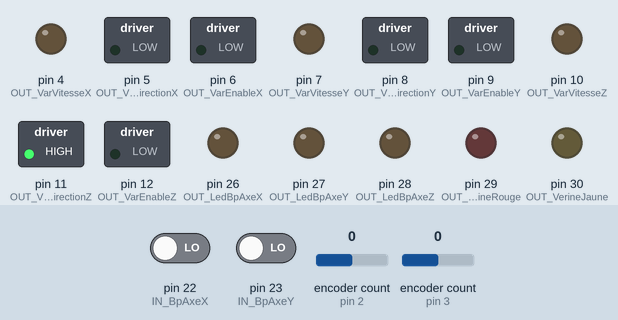
This sketch was run on a simulated Arduino Mega 2560, built with avr-gcc and run on an emulated ATmega2560. On the bench: switched loads named in the sketch (green lamp = pin HIGH), output pins drawn as LEDs (lit = HIGH). The inputs (shaded band) are chosen by the test bench; at power-on: encoder count (sensors on pin 2, pin 3) 0, pin 22 (IN_BpAxeX) LOW, pin 23 (IN_BpAxeY) LOW. What the sketch prints to the serial monitor is not drawn.

Above: at 1.2 s.
1.3 s: encoder count (sensor on pin 2) set to 1
At 2.1 s:
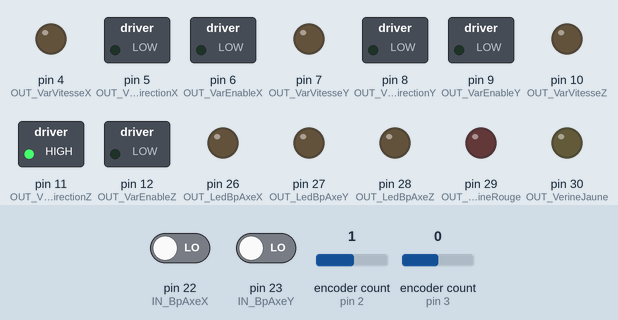
2.9 s: encoder count (sensor on pin 3) set to 4
4.4 s: encoder count (sensor on pin 2) set to 0
At 5.8 s:
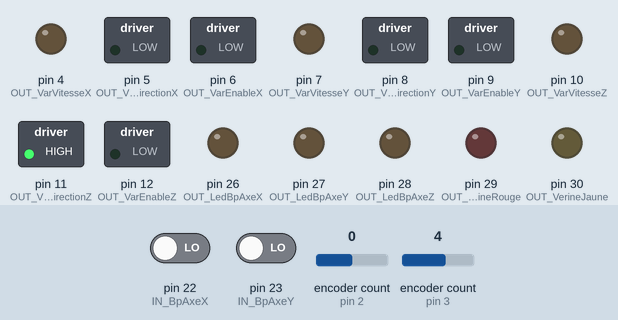
Timing chart, 0 to 7.4 s (numbered marks = the images above; inputs shaded):
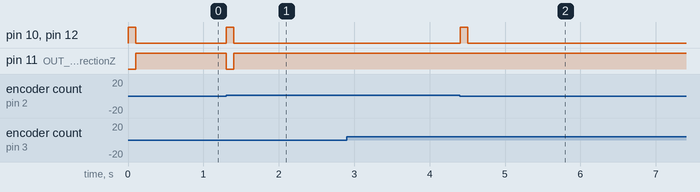

Measured:
- after the input at 1.3 s, pin 10 (OUT_VarVitesseZ), pin 12 (OUT_VarEnableZ): LOW → HIGH at once, → LOW 0.10 s later; pin 11 (OUT_VarDirectionZ): HIGH → LOW at once, → HIGH 0.10 s later
- after the input at 4.4 s, pin 10 (OUT_VarVitesseZ), pin 12 (OUT_VarEnableZ): LOW → HIGH at once, → LOW 0.10 s later

The sketch:

308_V1.ino
```cpp
// Projet commande base 308
// Willemin-Macodel
// Juin 2022 / Lenny Lab

#include <Encoder.h>


 // pin nr. 0 Reservé Serial Monitor
 // pin nr. 1 Reservé Serial Monitor
const int IN_manivelleChA = 2;   // pin nr. 2 / PWM / Interrupt / Nom Câble :  / Couleur Fil sur Arduino :  / Couleur Fil Suivant :  / Couleur Fil Destination : manivelleChA
const int IN_axeZChA = 3;   // pin nr. 3 / PWM / Interrupt / Nom Câble :  / Couleur Fil sur Arduino :  / Couleur Fil Suivant :  / Couleur Fil Destination : axeZChA
const int OUT_VarVitesseX = 4;   // pin nr. 4 / PWM / Nom Câble :  / Couleur Fil sur Arduino :  / Couleur Fil Suivant :  / Couleur Fil Destination : VarVitesseX
const int OUT_VarDirectionX = 5;   // pin nr. 5 / PWM / Nom Câble :  / Couleur Fil sur Arduino :  / Couleur Fil Suivant :  / Couleur Fil Destination : VarDirectionX
const int OUT_VarEnableX = 6;   // pin nr. 6 / PWM / Nom Câble :  / Couleur Fil sur Arduino :  / Couleur Fil Suivant :  / Couleur Fil Destination : VarEnableX
const int OUT_VarVitesseY = 7;   // pin nr. 7 / PWM / Nom Câble :  / Couleur Fil sur Arduino :  / Couleur Fil Suivant :  / Couleur Fil Destination : VarVitesseY
const int OUT_VarDirectionY = 8;   // pin nr. 8 / PWM / Nom Câble :  / Couleur Fil sur Arduino :  / Couleur Fil Suivant :  / Couleur Fil Destination : VarDirectionY
const int OUT_VarEnableY = 9;   // pin nr. 9 / PWM / Nom Câble :  / Couleur Fil sur Arduino :  / Couleur Fil Suivant :  / Couleur Fil Destination : VarEnableY
const int OUT_VarVitesseZ = 10;   // pin nr. 10 / PWM / Nom Câble :  / Couleur Fil sur Arduino :  / Couleur Fil Suivant :  / Couleur Fil Destination : VarVitesseZ
const int OUT_VarDirectionZ = 11;   // pin nr. 11 / PWM / Nom Câble :  / Couleur Fil sur Arduino :  / Couleur Fil Suivant :  / Couleur Fil Destination : VarDirectionZ
const int OUT_VarEnableZ = 12;   // pin nr. 12 / PWM / Nom Câble :  / Couleur Fil sur Arduino :  / Couleur Fil Suivant :  / Couleur Fil Destination : VarEnableZ
const int IN_manivelleChB = 13;   // pin nr. 13 / PWM (LED) / Nom Câble :  / Couleur Fil sur Arduino :  / Couleur Fil Suivant :  / Couleur Fil Destination : manivelleChB
  // pin nr. 14  FREE
const int IN_axeXChB = 15;   // pin nr. 15 / RX / Nom Câble :  / Couleur Fil sur Arduino :  / Couleur Fil Suivant :  / Couleur Fil Destination : axeXChB
const int IN_axeYChB = 16;   // pin nr. 16 / TX / Nom Câble :  / Couleur Fil sur Arduino :  / Couleur Fil Suivant :  / Couleur Fil Destination : axeYChB
const int IN_axeZChB = 17;   // pin nr. 17 / RX / Nom Câble :  / Couleur Fil sur Arduino :  / Couleur Fil Suivant :  / Couleur Fil Destination : axeZChB
const int IN_axeXChA = 18;   // pin nr. 18 / TX / Interrupt / Nom Câble :  / Couleur Fil sur Arduino :  / Couleur Fil Suivant :  / Couleur Fil Destination : axeXChA
const int IN_axeYChA = 19;   // pin nr. 19 / RX / Interrupt / Nom Câble :  / Couleur Fil sur Arduino :  / Couleur Fil Suivant :  / Couleur Fil Destination : axeYChA
  // pin nr. 20  FREE
  // pin nr. 21  FREE
const int IN_BpAxeX = 22;   // pin nr. 22 /  / Nom Câble :  / Couleur Fil sur Arduino :  / Couleur Fil Suivant :  / Couleur Fil Destination : BpAxeX
const int IN_BpAxeY = 23;   // pin nr. 23 /  / Nom Câble :  / Couleur Fil sur Arduino :  / Couleur Fil Suivant :  / Couleur Fil Destination : BpAxeY
const int IN_BpAxeZ = 24;   // pin nr. 24 /  / Nom Câble :  / Couleur Fil sur Arduino :  / Couleur Fil Suivant :  / Couleur Fil Destination : BpAxeZ
const int IN_BpMulti = 25;   // pin nr. 25 /  / Nom Câble :  / Couleur Fil sur Arduino :  / Couleur Fil Suivant :  / Couleur Fil Destination : BpMulti
const int OUT_LedBpAxeX = 26;   // pin nr. 26 /  / Nom Câble :  / Couleur Fil sur Arduino :  / Couleur Fil Suivant :  / Couleur Fil Destination : LedBpAxeX
const int OUT_LedBpAxeY = 27;   // pin nr. 27 /  / Nom Câble :  / Couleur Fil sur Arduino :  / Couleur Fil Suivant :  / Couleur Fil Destination : LedBpAxeY
const int OUT_LedBpAxeZ = 28;   // pin nr. 28 /  / Nom Câble :  / Couleur Fil sur Arduino :  / Couleur Fil Suivant :  / Couleur Fil Destination : LedBpAxeZ
const int OUT_VerineRouge = 29;   // pin nr. 29 /  / Nom Câble :  / Couleur Fil sur Arduino :  / Couleur Fil Suivant :  / Couleur Fil Destination : VerineRouge
const int OUT_VerineJaune = 30;   // pin nr. 30 /  / Nom Câble :  / Couleur Fil sur Arduino :  / Couleur Fil Suivant :  / Couleur Fil Destination : VerineJaune
const int OUT_VerineVerte = 31;   // pin nr. 31 /  / Nom Câble :  / Couleur Fil sur Arduino :  / Couleur Fil Suivant :  / Couleur Fil Destination : VerineVerte
const int OUT_LCD_RS_4 = 32;   // pin nr. 32 /  / Nom Câble :  / Couleur Fil sur Arduino :  / Couleur Fil Suivant :  / Couleur Fil Destination : LCD_RS_4
const int OUT_LCD_E_6 = 33;   // pin nr. 33 /  / Nom Câble :  / Couleur Fil sur Arduino :  / Couleur Fil Suivant :  / Couleur Fil Destination : LCD_E_6
const int OUT_LCD_DB4_11 = 34;   // pin nr. 34 /  / Nom Câble :  / Couleur Fil sur Arduino :  / Couleur Fil Suivant :  / Couleur Fil Destination : LCD_DB4_11
const int OUT_LCD_DB5_12 = 35;   // pin nr. 35 /  / Nom Câble :  / Couleur Fil sur Arduino :  / Couleur Fil Suivant :  / Couleur Fil Destination : LCD_DB5_12
const int OUT_LCD_DB6_13 = 36;   // pin nr. 36 /  / Nom Câble :  / Couleur Fil sur Arduino :  / Couleur Fil Suivant :  / Couleur Fil Destination : LCD_DB6_13
const int OUT_LCD_DB7_14 = 37;   // pin nr. 37 /  / Nom Câble :  / Couleur Fil sur Arduino :  / Couleur Fil Suivant :  / Couleur Fil Destination : LCD_DB7_14
const int IN_FinCourseHaut = 38;   // pin nr. 38 /  / Nom Câble :  / Couleur Fil sur Arduino :  / Couleur Fil Suivant :  / Couleur Fil Destination : FinCourseHaut
const int IN_FinCourseBas = 39;   // pin nr. 39 /  / Nom Câble :  / Couleur Fil sur Arduino :  / Couleur Fil Suivant :  / Couleur Fil Destination : FinCourseBas
const int IN_FinCourseDroite = 40;   // pin nr. 40 /  / Nom Câble :  / Couleur Fil sur Arduino :  / Couleur Fil Suivant :  / Couleur Fil Destination : FinCourseDroite
const int IN_FinCourseGauche = 41;   // pin nr. 41 /  / Nom Câble :  / Couleur Fil sur Arduino :  / Couleur Fil Suivant :  / Couleur Fil Destination : FinCourseGauche
const int IN_FinCourseAvant = 42;   // pin nr. 42 /  / Nom Câble :  / Couleur Fil sur Arduino :  / Couleur Fil Suivant :  / Couleur Fil Destination : FinCourseAvant
const int IN_FinCourseArriere = 43;   // pin nr. 43 /  / Nom Câble :  / Couleur Fil sur Arduino :  / Couleur Fil Suivant :  / Couleur Fil Destination : FinCourseArriere
  // pin nr. 44  FREE
  // pin nr. 45  FREE
  // pin nr. 46  FREE
  // pin nr. 47  FREE
  // pin nr. 48  FREE
  // pin nr. 49  FREE
  // pin nr. 50  FREE
  // pin nr. 51  FREE
  // pin nr. 52  FREE
  // pin nr. 53  FREE
  // pin nr. A0  FREE
  // pin nr. A1  FREE
  // pin nr. A2  FREE
  // pin nr. A3  FREE
  // pin nr. A4  FREE
  // pin nr. A5  FREE
  // pin nr. A6  FREE
  // pin nr. A7  FREE

struct BP{ //Structure pour sub shortLong()
  bool BP = false;
  bool shortPress = false; //flanc montant, impulsion courte sur le BP
  bool longPress = false; //flanc montant, appuis long sur le BP
  long buttonTimer = 0L;
  bool buttonActive = false;
  bool longPressActive = false;
  bool outputState = false;
};
BP BPStart, BPSelect; //declaration des variables pour chaque boutons

// réglage des librairies
Encoder manivelle(IN_manivelleChA, IN_manivelleChB);
Encoder codeurZ(IN_axeZChA, IN_axeZChB);

// Options du programme
const boolean debug = false; // on-off mode debug
const boolean graphic = true; // on-off mode graphic

boolean tempoDebug = false;
boolean tempoGraphic = false;

// Axe X
static float valmmCodeurX;
const float factConvCodeurX = 0.23;
// Axe Y
static float valmmCodeurY;
const float factConvCodeurY = 0.23;
// Axe Z
static float valmmCodeurZ;
const float factConvCodeurZ = 0.1;
static int vitMoteur;
// Manivelle
static float valmmManivelle;


// **************************************************************************************************
// ************************ SETUP *******************************************************************
// **************************************************************************************************

void setup() {

Serial.begin(115200);
if(tempoDebug)Serial.println("Serial.begin(115200);"); //S'affiche une fois, au démarage.

pinMode (IN_manivelleChA, INPUT_PULLUP); //pin nr. 2 / PWM / Interrupt / Câble : Codeur IHM CHA / Couleur Nappe :  / Couleur Câble :  / Couleur Destination : IN_manivelleChA
pinMode (IN_axeZChA, INPUT_PULLUP); //pin nr. 3 / PWM / Interrupt / Câble : Codeur axeZ CHA / Couleur Nappe :  / Couleur Câble :  / Couleur Destination : IN_axeZChA
pinMode (OUT_VarVitesseX, OUTPUT); //pin nr. 4 / PWM / Câble : PWM vers variateur Optidrive X / Couleur Nappe :  / Couleur Câble :  / Couleur Destination : OUT_VarVitesseX
pinMode (OUT_VarDirectionX, OUTPUT); //pin nr. 5 / PWM / Câble : vers variateur Optidrive X / Couleur Nappe :  / Couleur Câble :  / Couleur Destination : OUT_VarDirectionX
pinMode (OUT_VarEnableX, OUTPUT); //pin nr. 6 / PWM / Câble : vers variateur Optidrive X / Couleur Nappe :  / Couleur Câble :  / Couleur Destination : OUT_VarEnableX
pinMode (OUT_VarVitesseY, OUTPUT); //pin nr. 7 / PWM / Câble : PWM vers variateur Optidrive Y / Couleur Nappe :  / Couleur Câble :  / Couleur Destination : OUT_VarVitesseY
pinMode (OUT_VarDirectionY, OUTPUT); //pin nr. 8 / PWM / Câble : vers variateur Optidrive Y / Couleur Nappe :  / Couleur Câble :  / Couleur Destination : OUT_VarDirectionY
pinMode (OUT_VarEnableY, OUTPUT); //pin nr. 9 / PWM / Câble : vers variateur Optidrive Y / Couleur Nappe :  / Couleur Câble :  / Couleur Destination : OUT_VarEnableY
pinMode (OUT_VarVitesseZ, OUTPUT); //pin nr. 10 / PWM / Câble : PWM vers variateur Optidrive Z / Couleur Nappe :  / Couleur Câble :  / Couleur Destination : OUT_VarVitesseZ
pinMode (OUT_VarDirectionZ, OUTPUT); //pin nr. 11 / PWM / Câble : vers variateur Optidrive Z / Couleur Nappe :  / Couleur Câble :  / Couleur Destination : OUT_VarDirectionZ
pinMode (OUT_VarEnableZ, OUTPUT); //pin nr. 12 / PWM / Câble : vers variateur Optidrive Z / Couleur Nappe :  / Couleur Câble :  / Couleur Destination : OUT_VarEnableZ
pinMode (IN_manivelleChB, INPUT_PULLUP); //pin nr. 13 / PWM (LED) / Câble : Codeur IHM CHB / Couleur Nappe :  / Couleur Câble :  / Couleur Destination : IN_manivelleChB
pinMode (IN_axeXChB, INPUT_PULLUP); //pin nr. 15 / RX / Câble : Codeur axeX CHB / Couleur Nappe :  / Couleur Câble :  / Couleur Destination : IN_axeXChB
pinMode (IN_axeYChB, INPUT_PULLUP); //pin nr. 16 / TX / Câble : Codeur axeY CHB / Couleur Nappe :  / Couleur Câble :  / Couleur Destination : IN_axeYChB
pinMode (IN_axeZChB, INPUT_PULLUP); //pin nr. 17 / RX / Câble : Codeur axeZ CHB / Couleur Nappe :  / Couleur Câble :  / Couleur Destination : IN_axeZChB
pinMode (IN_axeXChA, INPUT_PULLUP); //pin nr. 18 / TX / Interrupt / Câble : Codeur axeX CHA / Couleur Nappe :  / Couleur Câble :  / Couleur Destination : IN_axeXChA
pinMode (IN_axeYChA, INPUT_PULLUP); //pin nr. 19 / RX / Interrupt / Câble : Codeur axeY CHA / Couleur Nappe :  / Couleur Câble :  / Couleur Destination : IN_axeYChA
pinMode (IN_BpAxeX, INPUT); //pin nr. 22 /  / Câble : Mode manuel bouton sélection Axe X / Couleur Nappe :  / Couleur Câble :  / Couleur Destination : IN_BpAxeX
pinMode (IN_BpAxeY, INPUT); //pin nr. 23 /  / Câble : Mode manuel bouton sélection Axe Y / Couleur Nappe :  / Couleur Câble :  / Couleur Destination : IN_BpAxeY
pinMode (IN_BpAxeZ, INPUT); //pin nr. 24 /  / Câble : Mode manuel bouton sélection Axe Z / Couleur Nappe :  / Couleur Câble :  / Couleur Destination : IN_BpAxeZ
pinMode (IN_BpMulti, INPUT); //pin nr. 25 /  / Câble : Bouton multifonctions / Couleur Nappe :  / Couleur Câble :  / Couleur Destination : IN_BpMulti
pinMode (OUT_LedBpAxeX, OUTPUT); //pin nr. 26 /  / Câble : Led indiquant que Axe X est sélectionné / Couleur Nappe :  / Couleur Câble :  / Couleur Destination : OUT_LedBpAxeX
pinMode (OUT_LedBpAxeY, OUTPUT); //pin nr. 27 /  / Câble : Led indiquant que Axe Y est sélectionné / Couleur Nappe :  / Couleur Câble :  / Couleur Destination : OUT_LedBpAxeY
pinMode (OUT_LedBpAxeZ, OUTPUT); //pin nr. 28 /  / Câble : Led indiquant que Axe Z est sélectionné / Couleur Nappe :  / Couleur Câble :  / Couleur Destination : OUT_LedBpAxeZ
pinMode (OUT_VerineRouge, OUTPUT); //pin nr. 29 /  / Câble : Verine 701  sur L293D / Couleur Nappe :  / Couleur Câble :  / Couleur Destination : OUT_VerineRouge
pinMode (OUT_VerineJaune, OUTPUT); //pin nr. 30 /  / Câble : Verine 701  sur L293D / Couleur Nappe :  / Couleur Câble :  / Couleur Destination : OUT_VerineJaune
pinMode (OUT_VerineVerte, OUTPUT); //pin nr. 31 /  / Câble : Verine 701  sur L293D / Couleur Nappe :  / Couleur Câble :  / Couleur Destination : OUT_VerineVerte
pinMode (OUT_LCD_RS_4, OUTPUT); //pin nr. 32 /  / Câble : LCd 20x2 / Couleur Nappe :  / Couleur Câble :  / Couleur Destination : OUT_LCD_RS_4
pinMode (OUT_LCD_E_6, OUTPUT); //pin nr. 33 /  / Câble : LCd 20x2 / Couleur Nappe :  / Couleur Câble :  / Couleur Destination : OUT_LCD_E_6
pinMode (OUT_LCD_DB4_11, OUTPUT); //pin nr. 34 /  / Câble : LCd 20x2 / Couleur Nappe :  / Couleur Câble :  / Couleur Destination : OUT_LCD_DB4_11
pinMode (OUT_LCD_DB5_12, OUTPUT); //pin nr. 35 /  / Câble : LCd 20x2 / Couleur Nappe :  / Couleur Câble :  / Couleur Destination : OUT_LCD_DB5_12
pinMode (OUT_LCD_DB6_13, OUTPUT); //pin nr. 36 /  / Câble : LCd 20x2 / Couleur Nappe :  / Couleur Câble :  / Couleur Destination : OUT_LCD_DB6_13
pinMode (OUT_LCD_DB7_14, OUTPUT); //pin nr. 37 /  / Câble : LCd 20x2 / Couleur Nappe :  / Couleur Câble :  / Couleur Destination : OUT_LCD_DB7_14
pinMode (IN_FinCourseHaut, INPUT); //pin nr. 38 /  / Câble : capteur fin de course Axe Z haut / Couleur Nappe :  / Couleur Câble :  / Couleur Destination : IN_FinCourseHaut
pinMode (IN_FinCourseBas, INPUT); //pin nr. 39 /  / Câble : capteur fin de course Axe Z bas / Couleur Nappe :  / Couleur Câble :  / Couleur Destination : IN_FinCourseBas
pinMode (IN_FinCourseDroite, INPUT); //pin nr. 40 /  / Câble : capteur fin de course Axe X droite / Couleur Nappe :  / Couleur Câble :  / Couleur Destination : IN_FinCourseDroite
pinMode (IN_FinCourseGauche, INPUT); //pin nr. 41 /  / Câble : capteur fin de course Axe X gauche / Couleur Nappe :  / Couleur Câble :  / Couleur Destination : IN_FinCourseGauche
pinMode (IN_FinCourseAvant, INPUT); //pin nr. 42 /  / Câble : capteur fin de course Axe Y avant / Couleur Nappe :  / Couleur Câble :  / Couleur Destination : IN_FinCourseAvant
pinMode (IN_FinCourseArriere, INPUT); //pin nr. 43 /  / Câble : capteur fin de course Axe Y arrière / Couleur Nappe :  / Couleur Câble :  / Couleur Destination : IN_FinCourseArriere

}

// **************************************************************************************************
// ***************************** LOOP  **************************************************************
// **************************************************************************************************
void loop() {

  static unsigned long millisMemDebug = 0L;

  if((debug) && (millis()-millisMemDebug > 90)){
    tempoDebug = true;
    millisMemDebug = millis();
  }

Manivelle(10);
CodeurAxeZ();
PID();
Graphic();

//detection appui court / long sur BP
  BPStart.BP = shortLong(true, IN_BpAxeX, BPStart.shortPress, BPStart.longPress, BPStart.buttonTimer, BPStart.buttonActive, BPStart.longPressActive, BPStart.outputState);
  BPSelect.BP = shortLong(true, IN_BpAxeY, BPSelect.shortPress, BPSelect.longPress, BPSelect.buttonTimer, BPSelect.buttonActive, BPSelect.longPressActive, BPSelect.outputState);

}

// **************************************************************************************************
// ************************ Acquisition Manivelle  **************************************************
void Manivelle(int increment) {
  static unsigned long millisMemDebug = 0L;
  static float valmmManivelleMem;
  static long oldPosition  = -999;
  long newPosition = manivelle.read();

  if (newPosition != oldPosition) {
    millisMemDebug = millis();
      if(newPosition < oldPosition){
        valmmManivelle = valmmManivelle + increment;
      }else{
        valmmManivelle = valmmManivelle - increment;
      }
      oldPosition = newPosition;
  }else{
    if(millis()-millisMemDebug > 100){
      valmmManivelle = valmmCodeurZ;
    }
    if (valmmManivelle != valmmManivelleMem){
      valmmManivelleMem = valmmManivelle;
      if(tempoDebug)Serial.print("valeur Manivelle = ");
      if(tempoDebug)Serial.print(valmmManivelle);
      if(tempoDebug)Serial.println(" mm");
    }
  }
}

// **************************************************************************************************
// ************************ Acquisition Codeur Axe Z  *****************************************************
void CodeurAxeZ (){
  static float valmmCodeurMem;
  static long oldPosition  = -999;
  long newPosition = codeurZ.read();
  if (newPosition != oldPosition) {
      oldPosition = newPosition;
  }

    valmmCodeurZ = newPosition*factConvCodeurZ;

  if (valmmCodeurZ != valmmCodeurMem){
      valmmCodeurMem = valmmCodeurZ;
    if(tempoDebug)Serial.print("valeur Codeur = ");
    if(tempoDebug)Serial.print(valmmCodeurZ);
    if(tempoDebug)Serial.println(" mm");
  }
}

// **************************************************************************************************
// ************************** PID *****************************************************
void PID(){
static int delta;
const int hysteresis = 10;
const float kP = 1.5;
  delta = valmmCodeurZ - valmmManivelle;

  if (delta > 0) {
    digitalWrite(OUT_VarDirectionZ, LOW); // moteur sens direction gauche
  }
  else{
    digitalWrite(OUT_VarDirectionZ, HIGH); // moteur sens direction droite
  }

  vitMoteur = abs(delta) * kP;
  constrain(vitMoteur, 0, 255); // contraint valeure entre 0 et 255

  if(abs(delta) < hysteresis){
    vitMoteur = 0;
    digitalWrite(OUT_VarEnableZ, LOW);
         if(tempoDebug)Serial.print("on est dans l'hysteresis");
  }
  else{
      digitalWrite(OUT_VarEnableZ, HIGH);
  }


  digitalWrite(OUT_VarVitesseZ, vitMoteur); // écriture pwm vitesse moteur

 // digitalWrite(OUT_VarEnableZ, HIGH);
}

//***************************************************************************************************
// ************************ short Long BP  **********************************************************
boolean shortLong(boolean pullup, int IN_BP,boolean &shortPress,boolean &longPress, long &buttonTimer, boolean &buttonActive, boolean &longPressActive, boolean &outputState){
  const long longPressTime = 550; //[ms]durée en miliseconde pour caractériser une pression "longue"
  shortPress = false;
  longPress = false;
    if(pullup){
      outputState = !digitalRead(IN_BP);
    }else{
      outputState = digitalRead(IN_BP);
    }

  if (outputState) {
    if (!buttonActive) {buttonActive = true;buttonTimer = millis();}
    if ((millis() - buttonTimer > longPressTime) && (longPressActive == false)) {longPressActive = true;longPress = true;}
  } else {
    if (buttonActive == true) {if (longPressActive == true) {longPressActive = false;} else {shortPress = true;}buttonActive = false;}
  }
  return outputState;
}

void Graphic(){
  static unsigned long millisMemGraphic = 0L;

  if((graphic) && (millis()-millisMemGraphic > 70)){
    tempoGraphic = 1;
    millisMemGraphic = millis();
  }
  if(tempoGraphic){
    Serial.print("Manivelle:");
    Serial.print(valmmManivelle);
    Serial.print(",");
    Serial.print("Codeur:");
    Serial.print(valmmCodeurZ);
    Serial.print(",");
    Serial.print("Moteur:");
    Serial.print(vitMoteur);
    Serial.print(",");
    Serial.println();

  }
}
```
